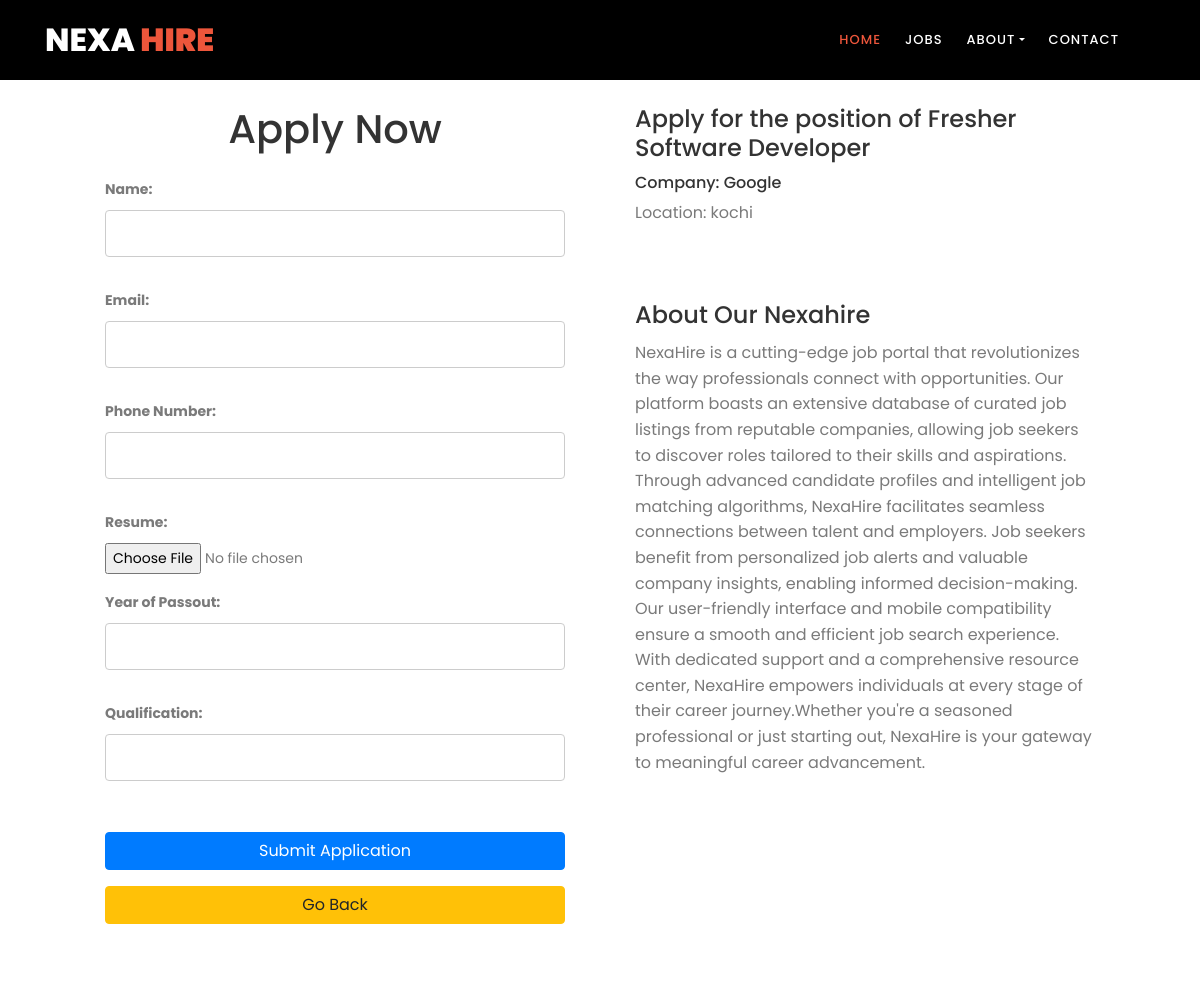
Screenshot of /jobs/jobs/apply/1/ with the database file from the repository.
### jobs/models.py (models this page shows, shortened)
class Job(models.Model):
    title = models.CharField(max_length=255)
    company_name = models.CharField(max_length=255)
    description = models.TextField()
    location = models.CharField(max_length=100)
    salary = models.DecimalField(max_digits=10, decimal_places=2)
    requirements = models.TextField()
    recruiter = models.ForeignKey(settings.AUTH_USER_MODEL, on_delete=models.CASCADE)
    created_at = models.DateTimeField(auto_now_add=True)
    company_logo = models.ImageField(upload_to='company_logos', default='https://cdn3.vectorstock.com/i/1000x1000/24/92/find-job-logo-icon-design-vector-22742492.jpg')

### jobs/views.py (the view)
# urls.py: path('apply/', views.job_application, name='apply'),
def job_application(request, job_id):
    job = get_object_or_404(Job, pk=job_id)
    if request.method == 'POST':
        form = JobApplicationForm(request.POST, request.FILES)
        if form.is_valid():
            job_application = form.save(commit=False)
            job_application.job = job  # Link the job application to the specific job
            job_application.save()
            return redirect('jobs:application_success')  # Using the named URL with namespace
    else:
        form = JobApplicationForm()
    return render(request, 'jobs/application_form.html', {'form': form, 'job': job})

### jobs/forms.py
class JobApplicationForm(forms.ModelForm):
    class Meta:
        model = JobApplication
        fields = ['name','email', 'phone_number', 'resume', 'year_of_passout', 'qualification']
        labels = {
            'name':'Name',
            'phone_number': 'Phone Number',
            'year_of_passout': 'Year of Passout',
            'qualification': 'Qualification',
        }
        widgets = {
            'resume': forms.FileInput(attrs={'accept': '.pdf,.doc,.docx'}),
        }

### templates/jobs/application_form.html (shortened to what this page needs)
<!DOCTYPE html>
{% load static %}
<html lang="en">
<head>
    <link rel="stylesheet" type="text/css" href="{% static 'assets/css/bootstrap.min.css'%}">
    <link rel="stylesheet" type="text/css" href="{% static 'assets/css/font-awesome.css' %}">
    <link rel="stylesheet" href="{% static 'assets/css/style.css' %}">
    <link href="https://stackpath.bootstrapcdn.com/bootstrap/4.5.2/css/bootstrap.min.css" rel="stylesheet">
</head>
<body>
    <header class="header-area header-sticky">
        <div class="container nav-container">
            <div class="row">
                <div class="col-12">
                    <nav class="main-nav">
                        <a href="index.html" class="logo">NEXA<em> HIRE</em></a>
                        <ul class="nav">
                            <li><a href="index.html" class="active">Home</a></li>
                             <li><a href="{% url 'jobs:job_list' %}">Jobs</a></li>
                            <li class="dropdown">
                                <a class="dropdown-toggle" data-toggle="dropdown" href="#" role="button" aria-haspopup="true" aria-expanded="false">About</a>
                            </li>
                            <li><a href="contact.html">Contact</a></li>
                            <li >
                            </li>
                        </ul>
                    </nav>
                </div>
            </div>
        </div>
    </header>
<div class="container-sk">
    <div class="row justify-content-center">
        <div class="col-lg-6 col-md-8">
            <div class="form-container">
                <h1 class="mb-4">Apply Now</h1>
                <form method="post" enctype="multipart/form-data" class="form-group">
                    {{ form.as_p }}
                    <button type="submit" class="btn btn-primary">Submit Application</button>
                    <button type="button" class="btn btn-warning mt-3" onclick="goBack()">Go Back</button>
                </form>
            </div>
        </div>
        <div class="col-lg-6 col-md-8">
            <div class="company-info">
                <h2>Apply for the position of {{ job.title }}  </h2>
                <h6>Company: {{ job.company_name }}</h6><p>Location: {{ job.location }}</p>
            </div>
            <div class="company-info">
                <h2>About Our Nexahire</h2>
                <p>
                    NexaHire is a cutting-edge job portal that revolutionizes the way professionals connect with opportunities. Our platform boasts an extensive database of curated job listings from reputable companies, allowing job seekers to discover roles tailored to their skills and aspirations. Through advanced candidate profiles and intelligent job matching algorithms, NexaHire facilitates seamless connections between talent and employers. Job seekers benefit from personalized job alerts and valuable company insights, enabling informed decision-making. Our user-friendly interface and mobile compatibility ensure a smooth and efficient job search experience. With dedicated support and a comprehensive resource center, NexaHire empowers individuals at every stage of their career journey.Whether you're a seasoned professional or just starting out, NexaHire is your gateway to meaningful career advancement.
            </div>
        </div>
    </div>
</div>
</body>
</html>

### static/assets/css/style.css (style rules this page uses)
html, body, div, span, applet, object, iframe, h1, h2, h3, h4, h5, h6, p, blockquote, div pre, a, abbr, acronym, address, big, cite, code, del, dfn, em, font, img, ins, kbd, q, s, samp, small, strike, strong, sub, sup, tt, var, b, u, i, center, dl, dt, dd, ol, ul, li, figure, header, nav, section, article, aside, footer, figcaption { margin: 0; padding: 0; border: 0; outline: 0; }
ul, li { padding: 0; margin: 0; list-style: none; }
header, nav, section, article, aside, footer, hgroup { display: block; }
* { box-sizing: border-box; }
html, body { font-family: 'Poppins', sans-serif; font-weight: 400; background-color: #fff; font-size: 16px; -ms-text-size-adjust: 100%; -webkit-font-smoothing: antialiased; -moz-osx-font-smoothing: grayscale; }
a { text-decoration: none !important; }
h1, h2, h3, h4, h5, h6 { margin-top: 0px; margin-bottom: 0px; }
ul { margin-bottom: 0px; }
p { font-size: 14px; line-height: 25px; color: #7a7a7a; }
html, body { background: #fff; font-family: 'Poppins', sans-serif; }
.header-area { position: absolute; top: 0px; left: 0px; right: 0px; z-index: 100; height: 80px; background: rgba(250,250,250,0.1); -webkit-transition: all .5s ease 0s; -moz-transition: all .5s ease 0s; -o-transition: all .5s ease 0s; transition: all .5s ease 0s; }
.header-area .main-nav { min-height: 80px; background: transparent; }
.header-area .main-nav .logo { line-height: 80px; color: #fff; font-size: 32px; font-weight: 800; text-transform: uppercase; float: left; -webkit-transition: all 0.3s ease 0s; -moz-transition: all 0.3s ease 0s; -o-transition: all 0.3s ease 0s; transition: all 0.3s ease 0s; }
.header-area .main-nav .logo em { font-style: normal; color: #ed563b; font-weight: 900; }
.header-area .main-nav .nav { float: right; margin-top: 27px; margin-right: 0px; background-color: transparent; -webkit-transition: all 0.3s ease 0s; -moz-transition: all 0.3s ease 0s; -o-transition: all 0.3s ease 0s; transition: all 0.3s ease 0s; position: relative; z-index: 999; }
.header-area .main-nav .nav li { padding-left: 20px; padding-right: 20px; }
.header-area .main-nav .nav li a { display: block; font-weight: 500; font-size: 13px; color: #7a7a7a; text-transform: uppercase; -webkit-transition: all 0.3s ease 0s; -moz-transition: all 0.3s ease 0s; -o-transition: all 0.3s ease 0s; transition: all 0.3s ease 0s; height: 40px; line-height: 40px; border: transparent; letter-spacing: 1px; }
.header-area .main-nav .nav li a { color: #fff; }
.header-area .main-nav .nav li:hover > a, .header-area .main-nav .nav li > a.active { color: #ed563b!important; opacity: 1; }
.header-area.header-sticky { min-height: 80px; }
.header-area.header-sticky .nav { margin-top: 20px !important; }
.header-area.header-sticky .nav li a.active { color: #ed563b; }
@media (max-width: 1200px) { .header-area .main-nav .nav li { padding-left: 12px; padding-right: 12px; } }
@media (max-width: 1200px) { .header-area .main-nav:before { display: none; } }
@media (min-width: 767px) { .header-area .main-nav .nav { display: flex !important; } }
.btn-primary { border-color: #ed563b; background-color: #ed563b; }
a { color: #ed563b; }

### templates/jobs/application_form.html (style rules this page uses)
body { margin:20px; font-family: "Poppins", sans-serif; background-image: url('https://blogger.googleusercontent.com/img/b/R29vZ2xl/AVvXsEhIhSkbIYc4tCCJqUgpZelNiTaenRFIgOOGbxHgKf4Afxiziy2CamCVJheKLR6BHwMIoO6J0ELt7DB4kpyus6bFSJJxqxAK9wNr66D0jPOp54MDO-BjAoFiUAYYjzpkeEOgAckxYsjwsrhAEf7kekQM-9yGBn9uQYcxLxPgGgUG6IMurLBhVpYQTwejcQ/s1600/Abstract-mesh-background-3840x2160.png'); background-size: cover; background-repeat: no-repeat; padding: 20px; color: #333; }
.container-sk { max-width: 1200px; margin: 0 auto; padding:45px; }
.form-container, .company-info { background-color: rgba(255, 255, 255, 0.8); border-radius: 8px; padding: 20px; margin-bottom: 20px; }
.form-container h1 { text-align: center; margin-bottom: 20px; }
.company-info h2 { font-size: 24px; margin-bottom: 10px; }
.company-info p { font-size: 16px; line-height: 1.6; }
button[type="submit"], button[type="button"] { margin-top: 20px; font-size: 16px; cursor: pointer; width: 100%; }
label { display: block; font-weight: bold; margin-bottom: 8px; }
input[type="text"], input[type="email"], input[type="password"], input[type="number"] { width: 100%; padding: 10px; margin-bottom: 15px; border: 1px solid #ccc; border-radius: 4px; box-sizing: border-box; }
.header-area { background-color: black; }

### rows the page displays
Job: title "Fresher Software Developer", company_name "Google", location "kochi"
